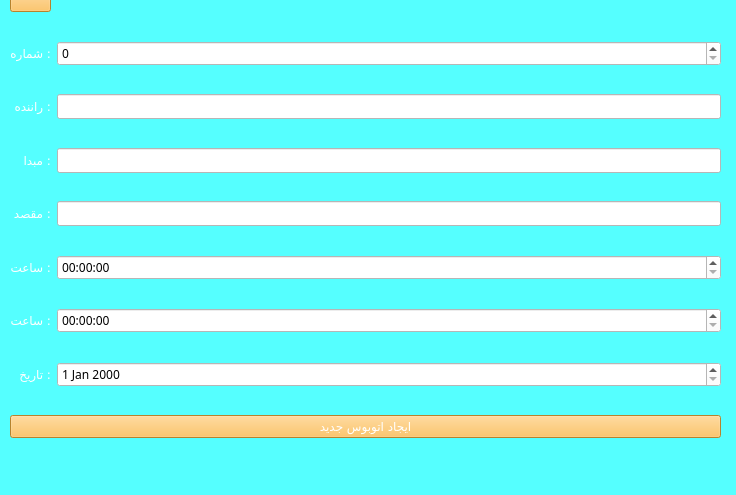
<?xml version="1.0" encoding="UTF-8"?>
<ui version="4.0">
 <class>Bus</class>
 <widget class="QWidget" name="Bus">
  <property name="geometry">
   <rect>
    <x>0</x>
    <y>0</y>
    <width>736</width>
    <height>495</height>
   </rect>
  </property>
  <property name="windowTitle">
   <string>ایجاد اتوبوس </string>
  </property>
  <property name="windowIcon">
   <iconset>
    <normaloff>E:/business-and-online-icons.png</normaloff>E:/business-and-online-icons.png</iconset>
  </property>
  <property name="styleSheet">
   <string notr="true">background-color: rgb(85, 255, 255);</string>
  </property>
  <widget class="QWidget" name="gridLayoutWidget">
   <property name="geometry">
    <rect>
     <x>10</x>
     <y>-30</y>
     <width>711</width>
     <height>491</height>
    </rect>
   </property>
   <layout class="QGridLayout" name="gridLayout">
    <item row="10" column="1">
     <widget class="QLineEdit" name="lineEdit_2">
      <property name="font">
       <font>
        <family>2  Yekan</family>
       </font>
      </property>
      <property name="styleSheet">
       <string notr="true">background-color: rgb(255, 255, 255);</string>
      </property>
     </widget>
    </item>
    <item row="11" column="1">
     <spacer name="verticalSpacer_7">
      <property name="orientation">
       <enum>Qt::Vertical</enum>
      </property>
      <property name="sizeHint" stdset="0">
       <size>
        <width>20</width>
        <height>40</height>
       </size>
      </property>
     </spacer>
    </item>
    <item row="16" column="1">
     <widget class="QTimeEdit" name="timeEdit_2">
      <property name="font">
       <font>
        <family>2  Yekan</family>
       </font>
      </property>
      <property name="styleSheet">
       <string notr="true">background-color: rgb(255, 255, 255);</string>
      </property>
     </widget>
    </item>
    <item row="5" column="0">
     <widget class="QLabel" name="label">
      <property name="font">
       <font>
        <family>2  Yekan</family>
       </font>
      </property>
      <property name="styleSheet">
       <string notr="true">color: rgb(255, 255, 255);</string>
      </property>
      <property name="text">
       <string>: شماره</string>
      </property>
     </widget>
    </item>
    <item row="13" column="1">
     <spacer name="verticalSpacer_6">
      <property name="orientation">
       <enum>Qt::Vertical</enum>
      </property>
      <property name="sizeHint" stdset="0">
       <size>
        <width>20</width>
        <height>40</height>
       </size>
      </property>
     </spacer>
    </item>
    <item row="17" column="1">
     <spacer name="verticalSpacer_3">
      <property name="orientation">
       <enum>Qt::Vertical</enum>
      </property>
      <property name="sizeHint" stdset="0">
       <size>
        <width>20</width>
        <height>40</height>
       </size>
      </property>
     </spacer>
    </item>
    <item row="25" column="1">
     <spacer name="verticalSpacer_2">
      <property name="orientation">
       <enum>Qt::Vertical</enum>
      </property>
      <property name="sizeHint" stdset="0">
       <size>
        <width>20</width>
        <height>40</height>
       </size>
      </property>
     </spacer>
    </item>
    <item row="8" column="1">
     <widget class="QLineEdit" name="lineEdit">
      <property name="font">
       <font>
        <family>2  Yekan</family>
       </font>
      </property>
      <property name="styleSheet">
       <string notr="true">background-color: rgb(255, 255, 255);</string>
      </property>
     </widget>
    </item>
    <item row="6" column="1">
     <spacer name="verticalSpacer_9">
      <property name="orientation">
       <enum>Qt::Vertical</enum>
      </property>
      <property name="sizeHint" stdset="0">
       <size>
        <width>20</width>
        <height>40</height>
       </size>
      </property>
     </spacer>
    </item>
    <item row="18" column="0">
     <widget class="QLabel" name="label_7">
      <property name="font">
       <font>
        <family>2  Yekan</family>
       </font>
      </property>
      <property name="styleSheet">
       <string notr="true">color: rgb(255, 255, 255);</string>
      </property>
      <property name="text">
       <string>: تاریخ</string>
      </property>
     </widget>
    </item>
    <item row="14" column="0">
     <widget class="QLabel" name="label_5">
      <property name="font">
       <font>
        <family>2  Yekan</family>
       </font>
      </property>
      <property name="styleSheet">
       <string notr="true">color: rgb(255, 255, 255);</string>
      </property>
      <property name="text">
       <string>: ساعت</string>
      </property>
     </widget>
    </item>
    <item row="21" column="0" rowspan="4" colspan="2">
     <widget class="QPushButton" name="pushButton">
      <property name="font">
       <font>
        <family>2  Yekan</family>
       </font>
      </property>
      <property name="styleSheet">
       <string notr="true">background-color: rgb(255, 183, 65);
color: rgb(255, 255, 255);
</string>
      </property>
      <property name="text">
       <string>ایجاد اتوبوس جدید</string>
      </property>
      <property name="flat">
       <bool>false</bool>
      </property>
     </widget>
    </item>
    <item row="18" column="1">
     <widget class="QDateEdit" name="dateEdit">
      <property name="font">
       <font>
        <family>2  Yekan</family>
       </font>
      </property>
      <property name="styleSheet">
       <string notr="true">background-color: rgb(255, 255, 255);</string>
      </property>
     </widget>
    </item>
    <item row="12" column="0">
     <widget class="QLabel" name="label_4">
      <property name="font">
       <font>
        <family>2  Yekan</family>
       </font>
      </property>
      <property name="styleSheet">
       <string notr="true">color: rgb(255, 255, 255);</string>
      </property>
      <property name="text">
       <string>: مقصد</string>
      </property>
     </widget>
    </item>
    <item row="10" column="0">
     <widget class="QLabel" name="label_3">
      <property name="font">
       <font>
        <family>2  Yekan</family>
       </font>
      </property>
      <property name="styleSheet">
       <string notr="true">color: rgb(255, 255, 255);</string>
      </property>
      <property name="text">
       <string>: مبدا</string>
      </property>
     </widget>
    </item>
    <item row="9" column="1">
     <spacer name="verticalSpacer_8">
      <property name="orientation">
       <enum>Qt::Vertical</enum>
      </property>
      <property name="sizeHint" stdset="0">
       <size>
        <width>20</width>
        <height>40</height>
       </size>
      </property>
     </spacer>
    </item>
    <item row="8" column="0">
     <widget class="QLabel" name="label_2">
      <property name="font">
       <font>
        <family>2  Yekan</family>
       </font>
      </property>
      <property name="styleSheet">
       <string notr="true">color: rgb(255, 255, 255);</string>
      </property>
      <property name="text">
       <string>: راننده</string>
      </property>
     </widget>
    </item>
    <item row="19" column="1">
     <spacer name="verticalSpacer_4">
      <property name="orientation">
       <enum>Qt::Vertical</enum>
      </property>
      <property name="sizeHint" stdset="0">
       <size>
        <width>20</width>
        <height>40</height>
       </size>
      </property>
     </spacer>
    </item>
    <item row="1" column="0">
     <widget class="QLabel" name="label_8">
      <property name="text">
       <string/>
      </property>
     </widget>
    </item>
    <item row="14" column="1">
     <widget class="QTimeEdit" name="timeEdit">
      <property name="font">
       <font>
        <family>2  Yekan</family>
       </font>
      </property>
      <property name="styleSheet">
       <string notr="true">background-color: rgb(255, 255, 255);</string>
      </property>
     </widget>
    </item>
    <item row="16" column="0">
     <widget class="QLabel" name="label_6">
      <property name="font">
       <font>
        <family>2  Yekan</family>
       </font>
      </property>
      <property name="styleSheet">
       <string notr="true">color: rgb(255, 255, 255);</string>
      </property>
      <property name="text">
       <string>: ساعت</string>
      </property>
     </widget>
    </item>
    <item row="5" column="1">
     <widget class="QSpinBox" name="spinBox">
      <property name="font">
       <font>
        <family>2  Yekan</family>
       </font>
      </property>
      <property name="styleSheet">
       <string notr="true">background-color: rgb(255, 255, 255);</string>
      </property>
     </widget>
    </item>
    <item row="15" column="1">
     <spacer name="verticalSpacer_5">
      <property name="orientation">
       <enum>Qt::Vertical</enum>
      </property>
      <property name="sizeHint" stdset="0">
       <size>
        <width>20</width>
        <height>40</height>
       </size>
      </property>
     </spacer>
    </item>
    <item row="12" column="1">
     <widget class="QLineEdit" name="lineEdit_3">
      <property name="font">
       <font>
        <family>2  Yekan</family>
       </font>
      </property>
      <property name="styleSheet">
       <string notr="true">background-color: rgb(255, 255, 255);</string>
      </property>
     </widget>
    </item>
    <item row="4" column="1">
     <spacer name="verticalSpacer">
      <property name="orientation">
       <enum>Qt::Vertical</enum>
      </property>
      <property name="sizeHint" stdset="0">
       <size>
        <width>20</width>
        <height>40</height>
       </size>
      </property>
     </spacer>
    </item>
    <item row="2" column="0" rowspan="2">
     <widget class="QPushButton" name="pushButton_2">
      <property name="styleSheet">
       <string notr="true">background-color: rgb(255, 183, 65);
color: rgb(255, 255, 255);</string>
      </property>
      <property name="text">
       <string/>
      </property>
      <property name="icon">
       <iconset>
        <normaloff>E:/previous.png</normaloff>E:/previous.png</iconset>
      </property>
     </widget>
    </item>
   </layout>
  </widget>
 </widget>
 <resources/>
 <connections/>
</ui>
